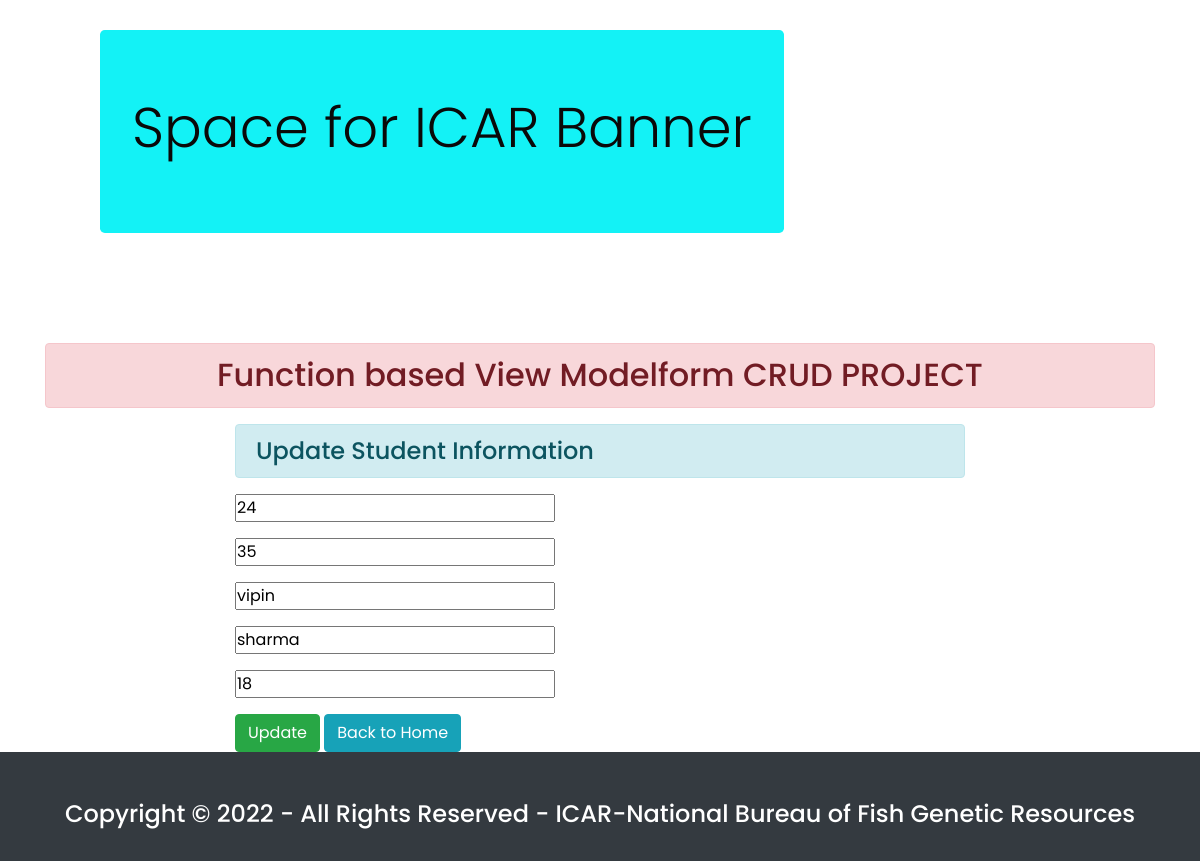
//69/, run on the app's committed database.
### enroll/models.py (models this page shows)
class User(models.Model):
    accreditation_id = models.IntegerField()
    hatchery_id = models.IntegerField()
    accreditation_agency = models.CharField(max_length=100)
    term = models.CharField(max_length=70)
    year_of_accreditation = models.IntegerField()

### enroll/views.py (the view)
# urls.py: path('/<int:id>/', views.update_data, name="updatedata")
def update_data(request, id):
    if request.method == 'POST':
        pi = User.objects.get(pk=id)
        fm = StudentRegistration(request.POST, instance=pi)
        if fm.is_valid():
            fm.save()
    else:
        pi = User.objects.get(pk=id)
        fm = StudentRegistration(instance=pi)
    return render(request, 'enroll/updatestudent.html',{'form':fm})

### enroll/forms.py
class StudentRegistration(forms.ModelForm):
    class Meta:
        model = User
        fields = ['accreditation_id', 'hatchery_id', 'accreditation_agency', 'term', 'year_of_accreditation' ]

### template/enroll/updatestudent.html (shortened to what this page needs)
{% extends 'enroll/base.html' %}
{% block content %}
<div class="row">
    <div class="col-sm-8 offset-2">
        <h4 class="alert alert-info">Update Student Information</h4>
        <form action="" method="post">
            {{form.as_p}}
            <input type="submit" class="btn btn-success" value="Update">
            <a href="{% url 'addandshow' %}" class="btn btn-info">Back to Home</a>
        </form>
    </div>
</div>
{% endblock content %}

### static/mainstyle.css (style rules this page uses)
* { margin: 0; padding: 0; box-sizing: border-box;; font-family:"Poppins", sans-serif; }

### data on the page
User: accreditation_id "24", hatchery_id "35", accreditation_agency "vipin", term "sharma", year_of_accreditation "18"
